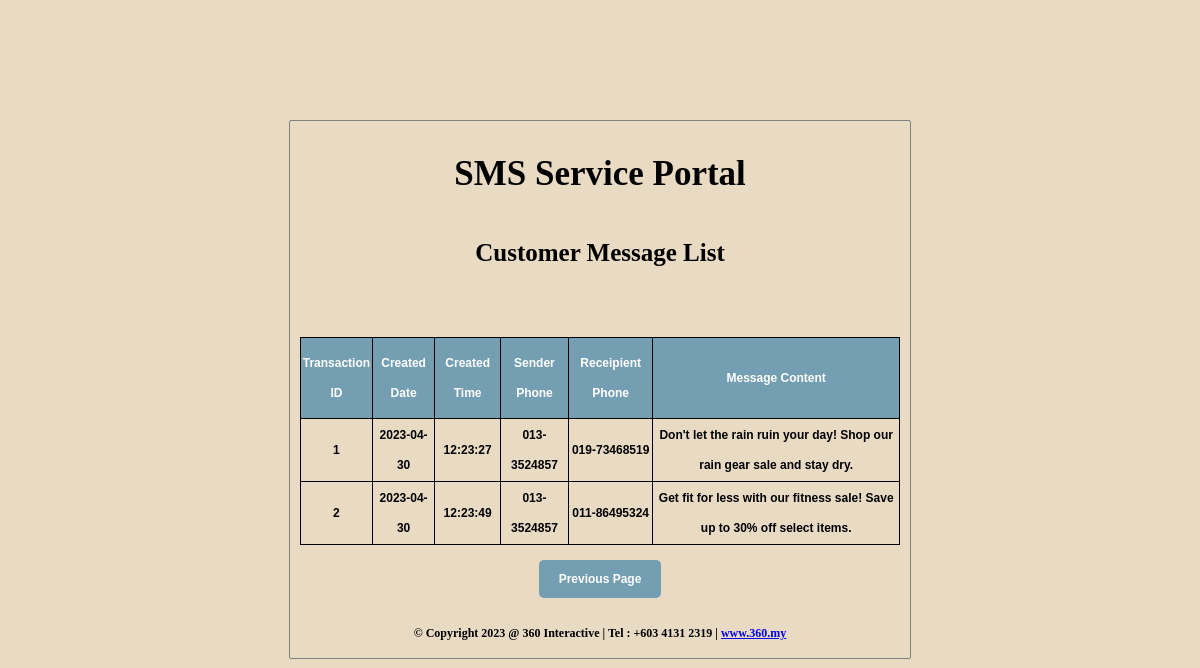
The page /viewMsgList.php?cust_id=1 on the database its author committed.
### tables this page shows
CREATE TABLE `msg_trans` (
  `trans_id` int(11) NOT NULL,
  `created_date` date NOT NULL,
  `created_time` time NOT NULL,
  `sender_phone` varchar(14) NOT NULL,
  `receipient_phone` varchar(14) NOT NULL,
  `msg_content` varchar(200) NOT NULL,
  `cust_id` int(11) NOT NULL
);

### viewMsgList.php (the view, shortened to what this page needs)
<!DOCTYPE html>
<?php
include('include/conn.php');
$cust_id = $_GET['cust_id'];
?>
<html>
    <head>
        <link rel="stylesheet" href="css/style.css">
    </head>
    <body>
        <div>
            <h1>SMS Service Portal</h1>
        </div>
        <div>
            <h2>Customer Message List</h2>
        </div>
        <div>
            <table class="table_msg_list" id="table_msg_list">
                <thead>
                <th>Transaction ID</th>
                <th>Created Date</th>
                <th>Created Time</th>
                <th>Sender Phone</th>
                <th>Receipient Phone</th>
                <th>Message Content</th>
                </thead>
                <tbody>
                    <?php
                    $cust_query = mysqli_query($connection, "select * from `msg_trans` where cust_id='$cust_id'");
                    while ($row = mysqli_fetch_array($cust_query)) {
                        ?>
                        <tr>
                            <td><?php echo $row['trans_id']; ?></td>
                            <td><?php echo $row['created_date']; ?></td>
                            <td><?php echo $row['created_time']; ?></td>
                            <td><?php echo $row['sender_phone']; ?></td>
                            <td><?php echo $row['receipient_phone']; ?></td>
                            <td><?php echo $row['msg_content']; ?></td>
                        </tr>
                        <?php
                    }
                    ?>
                </tbody>
            </table>
        </div>
        <div>
            <input type="button" value="Previous Page" onclick="window.location.href = 'admDashboard.php'" class="button_back"/>
        </div>
    <?php
    include('include/footer.php');
    ?>
</body>
</html>

### css/style.css (style rules this page uses)
body { background: #E9DAC4; border: solid gray 1px; width:50%; height: auto; border-radius: 2px; margin: 120px auto; padding: 10px; }
div { margin-left: auto; margin-right: auto; display: flex; justify-content: center; align-items: center; }
h1 { font-size: 35px; font-weight: bold; }
h2 { font-size: 25px; font-weight: bold; }
.button, .button_logout, .button_del, .button_cxl, .button_back { display: inline-block; padding: 10px 20px; font-size: 12px; font-weight: bold; text-align: center; text-decoration: none; color: #fff; background-color: #749EB2; border-radius: 5px; border: none; cursor: pointer; margin: 5px; }
.table_sign_up, .table_msg_service, .table_cust_list, .table_cust_prof_adm, .table_msg_list, .table_cust_prof_cust, .table_msg_list_cust, .table_update_profile, div.btn_row { width: 100%; justify-content: center; align-items: center; margin-left: auto; margin-right: auto; }
.table_contact_us, .table_cust_list, .table_cust_prof_adm, .table_msg_list, .table_cust_prof_cust, .table_msg_list_cust { width: 100%; justify-content: center; align-items: center; margin-left: auto; margin-right: auto; margin-top: 50px; margin-bottom: 10px; height: 200px }
#table_cust_list, #table_msg_list, #table_msg_list_cust { border: 1px solid black; border-collapse: collapse; }
#table_cust_list th, #table_cust_list td, #table_msg_list th, #table_msg_list td, #table_msg_list_cust th, #table_msg_list_cust td { text-align: center; border: 1px solid black; }
#table_cust_list th, #table_msg_list th, #table_msg_list_cust th { padding: 10px 0px; color: #fff; background:#749EB2; }
td:first-child { width: 50%; }
#table_cust_list td:first-child, #table_msg_list td:first-child, #table_msg_list_cust td:first-child { width: 12%; text-align: center; }
div > label, input, th, td { line-height: 1.5; font-size: 15px; font-family: Helvetica, Arial, sans-serif; font-weight: bold; margin: 5px 0px; }
#table_cust_list th, #table_cust_list td, #table_msg_list th, #table_msg_list td, #table_msg_list_cust th, #table_msg_list_cust td { line-height: 2.5; font-size: 12px; font-family: Helvetica, Arial, sans-serif; font-weight: bold; }

### rows shown on the page
msg_trans: trans_id "1", created_date "2023-04-30", created_time "12:23:27", sender_phone "013-3524857", receipient_phone "019-73468519", msg_content "Don't let the rain ruin your day! Shop our rain gear sale and stay dry."
msg_trans: trans_id "2", created_date "2023-04-30", created_time "12:23:49", sender_phone "013-3524857", receipient_phone "011-86495324", msg_content "Get fit for less with our fitness sale! Save up to 30% off select items."
